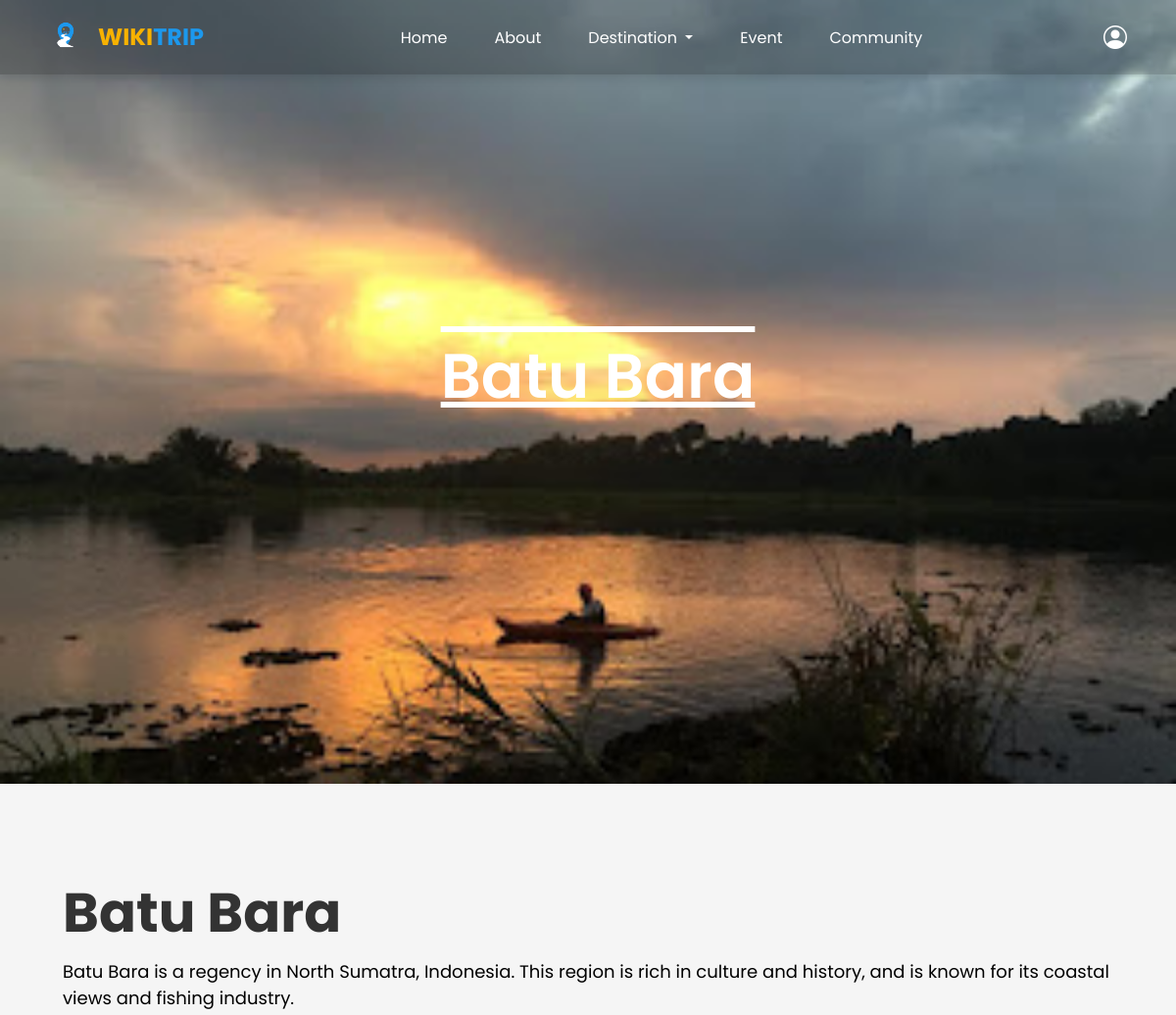
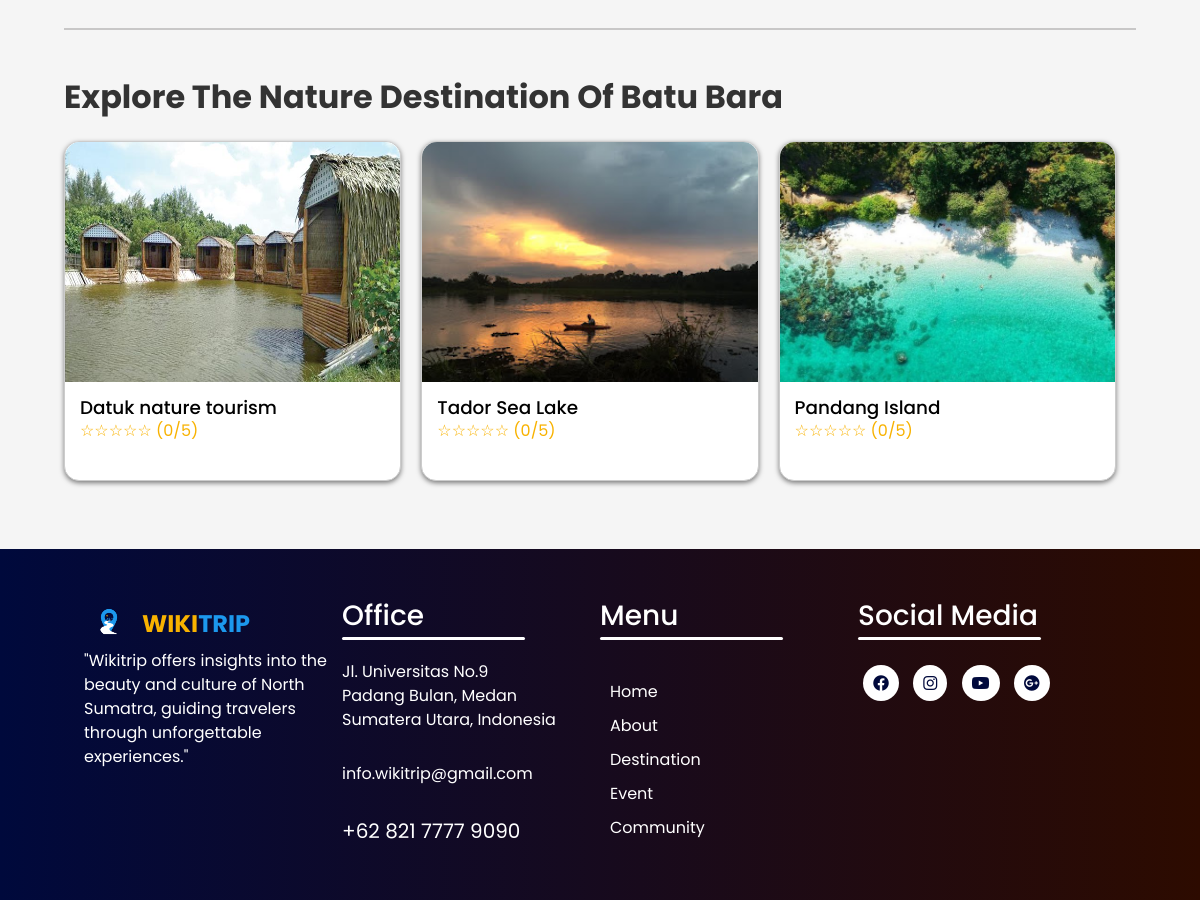
Page /citycategory.php?city_id=2&category_id=1&image_url=image/Batubara/danau_laut_tador.jpg on the committed database (2 pictures, top to bottom).
### tables this page shows
CREATE TABLE `cities` (
  `city_id` int(11) NOT NULL,
  `city_name` varchar(64) NOT NULL,
  `description` text DEFAULT NULL
);

CREATE TABLE `tourismcategories` (
  `category_id` int(11) NOT NULL,
  `category_name` varchar(64) NOT NULL,
  `little_desc` text NOT NULL,
  `title_categories` varchar(255) DEFAULT NULL,
  `desc_categories` text DEFAULT NULL,
  `background_image` varchar(255) NOT NULL
);

CREATE TABLE `tourismplaces` (
  `tourism_id` int(11) NOT NULL,
  `city_id` int(11) NOT NULL,
  `category_id` int(11) NOT NULL,
  `tourism_name` varchar(128) NOT NULL,
  `image_url` varchar(255) DEFAULT NULL,
  `description` text DEFAULT NULL,
  `map_url` varchar(2048) DEFAULT NULL
);

### citycategory.php (the view, shortened to what this page needs)
<?php
include('config/conn.php');
$city_id = isset($_GET['city_id']) ? intval($_GET['city_id']) : 0;
$category_id = isset($_GET['category_id']) ? intval($_GET['category_id']) : 0;
$image_url = isset($_GET['image_url']) ? $_GET['image_url'] : 0;
$city_query = "
    SELECT city_name, description
    FROM cities
    WHERE city_id = ?
";
$stmt = $con->prepare($city_query);
$stmt->bind_param("i", $city_id);
$stmt->execute();
$stmt->bind_result($city_name, $city_description);
$category_query = "
    SELECT category_name
    FROM tourismcategories
    WHERE category_id = ?
";
$stmt = $con->prepare($category_query);
$stmt->bind_param("i", $category_id);
$stmt->execute();
$stmt->bind_result($category_name);
$tour_query = "
    SELECT tp.tourism_id, tp.tourism_name, tp.image_url, COALESCE(AVG(r.rating_value), 0) AS average_rating
    FROM tourismplaces tp
    LEFT JOIN ratings r ON tp.tourism_id = r.tourism_id
    WHERE tp.city_id = ? AND tp.category_id = ?
    GROUP BY tp.tourism_id, tp.tourism_name, tp.image_url
";
$stmt = $con->prepare($tour_query);
$stmt->bind_param("ii", $city_id, $category_id);
$stmt->execute();
$stmt->bind_result($tourism_id, $tourism_name, $tour_image_url, $average_rating);
?>
<!doctype html>
<html lang="en">
<head>
    <link href="https://cdn.jsdelivr.net/npm/bootstrap@5.0.2/dist/css/bootstrap.min.css" rel="stylesheet"
>
    <link rel="stylesheet" href="https://cdn.jsdelivr.net/npm/bootstrap-icons@1.11.3/font/bootstrap-icons.min.css">
    <link rel="stylesheet" href="css/style.css">
    <link rel="stylesheet" href="https://cdnjs.cloudflare.com/ajax/libs/font-awesome/6.2.0/css/all.min.css"
 />
</head>
<body id="page-top">
    <nav class="navbar navbar-expand-lg navbar-dark fixed-top" id="main-nav">
        <div class="container">
            <a class="navbar-brand logo fw-bold fs-4 d-flex align-items-center" href="#page-top">
                <img src="image/logo_wikitrip.png" alt="Logo" class="logo-img me-2">
                <span class="text-logo1">WIKI</span><span class="text-logo2">TRIP</span>
            </a>
            <div class="collapse navbar-collapse justify-content-center" id="navbarNav">
                <ul class="navbar-nav mx-auto mb-2 mb-lg-0">
                    <li class="nav-item">
                        <a class="nav-link active text-white" aria-current="page" href="index.php">Home</a>
                    </li>
                    <li class="nav-item">
                        <a class="nav-link text-white" href="index.php#about">About</a>
                    </li>
                    <li class="nav-item dropdown">
                        <a class="nav-link dropdown-toggle text-white" href="#" id="navbarDropdown" role="button" data-bs-toggle="dropdown" aria-expanded="false">
                            Destination
                        </a>
                    </li>
                    <li class="nav-item">
                        <a class="nav-link text-white" href="index.php#Event">Event</a>
                    </li>
                    <li class="nav-item">
                        <a class="nav-link text-white" href="community.php">Community</a>
                    </li>
                </ul>
                <div>
                    <ul>
                        <li class="nav-item profile-dropdown">
                            <div class="bi bi-person-circle text-white fs-4 me-2"></div>
                        </li>
                    </ul>
                </div>
            </div>
        </div>
    </nav>
    <div class="main_background">
        <img src="<?php echo $image_url; ?>" alt="<?php echo $city_name; ?>" class="mainback_img">
        <div class="home__container container" style="align-items: center" ;>
            <div class="home__data">
                <h1 class="home__data-title" style="font-size: 4rem; text-decoration:overline underline;">
                    <?php echo $city_name; ?>
                </h1>
            </div>
        </div>
    </div>
    <div class="main-content">
        <h2 class="content-title"><?php echo $city_name; ?></h2>
        <p class="content-description"><?php echo $city_description; ?></p>
        <hr class="content-divider">
        <h3 class="explore-title" id="explore">Explore The <?php echo $category_name; ?> Of <?php echo $city_name; ?></h3>
        <div class="culinary-card">
            <?php while ($stmt->fetch()): ?>
                <a href="tourism_place.php?tourism_id=<?php echo $tourism_id; ?>" class="restaurant" style="text-decoration: none;">
                    <img src="<?php echo $tour_image_url; ?>" class="restaurant-img">
                    <h3 class="card-title" style="margin-top: 15px; font-size: 1.15rem; padding-left: 15px;">
                        <?php echo $tourism_name; ?>
                    </h3>
                    <p class="card-rating" style="margin-top: 0%; padding-left: 15px;">
                        <?php
                        $roundedRating = floor($average_rating);
                        $stars = str_repeat('★', $roundedRating) . str_repeat('☆', 5 - $roundedRating);
                        echo "$stars ($roundedRating/5)";
                        ?>
                    </p>
                </a>
            <?php endwhile; ?>
        </div>
    </div>
    <?php include 'footer.php'; ?>
</body>
</html>

### css/style.css (style rules this page uses)
body { font-family: Poppins; margin: 0; background-color: white; color: #eee; margin: 0; padding: 0; }
#main-nav { background-color: rgba(0, 0, 0, 0.218); box-shadow: 0 3px 10px rgba(0, 0, 0, 0.14); }
.navbar-brand .text-logo1 { color: #f8b200; }
.navbar-brand .text-logo2 { color: #1c98ed; }
.logo-img { width: 50px; height: 50px; }
ul { margin: 0; padding: 0; display: flex; align-items: center; gap: 2rem; }
li { list-style-type: none; position: relative; padding: 0.625rem 0 0.5rem; }
.main_background { position: relative; height: 100vh; width: 100%; overflow: hidden; }
.mainback_img { position: absolute; top: 0; left: 0; width: 100%; height: 100vh; object-fit: cover; object-position: center; }
.home__container { position: relative; display: flex; flex-direction: column; align-items: flex-start; justify-content: center; height: 100%; text-align: left; z-index: 1; color: white; padding-left: 2rem; }
.home__data-title { font-size: 4rem; font-weight: 600; margin-bottom: 2rem; }
.main-content { padding: 3rem 7rem; background-color: #f5f5f5; text-align: left; width: 100%; box-sizing: border-box; padding-top: 6rem; }
.content-title { font-size: 4rem; font-weight: 700; margin-bottom: 0.8rem; color: #333; }
.content-description { font-size: 1.128rem; margin-bottom: 2rem; color: black; font-weight: normal; }
.content-divider { border: none; border-top: 2px solid #464343; width: 100%; margin-top: 1rem; margin-bottom: 3rem; }
@media (max-width: 1200px) { .main-content { padding: 3rem 2%; } }
@media (max-width: 1200px) { .content-title { font-size: 2.5rem; margin-top: 50px; } }
.explore-title { font-size: 2rem; font-weight: 700; margin-bottom: 1.5rem; color: #333; }
@media screen and (max-width: 1200px) { .main-content { padding: 3rem 4rem; } }
@media screen and (max-width: 1200px) { .content-title { font-size: 3.5rem; } }
.card-title { font-size: 1.25rem; margin: 0; color: black; }
.card-rating { color: #f8b200; margin: 5px 0; }
.culinary-card { display: flex; justify-content: flex-start; flex-wrap: wrap; margin-bottom: 20px; gap: 20px; }
.restaurant { background-color: white; border: 1px solid #ccc; border-radius: 15px; width: calc(33.33% - 20px); height: 340px; box-shadow: 0 2px 5px rgba(0, 0, 0, 0.5); display: flex; flex-direction: column; }
.restaurant-img { width: 100%; height: 240px; border-radius: 15px 15px 0 0; }
.card-title { font-size: 1.15rem; padding-left: 15px; margin-top: 15px; }
.card-rating { padding-left: 15px; margin-top: 5px; }

### rows in the picture
cities: city_name "Batu Bara", description "Batu Bara is a regency in North Sumatra, Indonesia. This region is rich in culture and history, and is known for its coastal views and fishing industry."
tourismcategories: category_name "Nature Destination"
tourismplaces: image_url (picture), tourism_name "Datuk nature tourism", stars "☆☆☆☆☆", roundedRating "0"
tourismplaces: image_url (picture), tourism_name "Tador Sea Lake", stars "☆☆☆☆☆", roundedRating "0"
tourismplaces: image_url (picture), tourism_name "Pandang Island", stars "☆☆☆☆☆", roundedRating "0"
